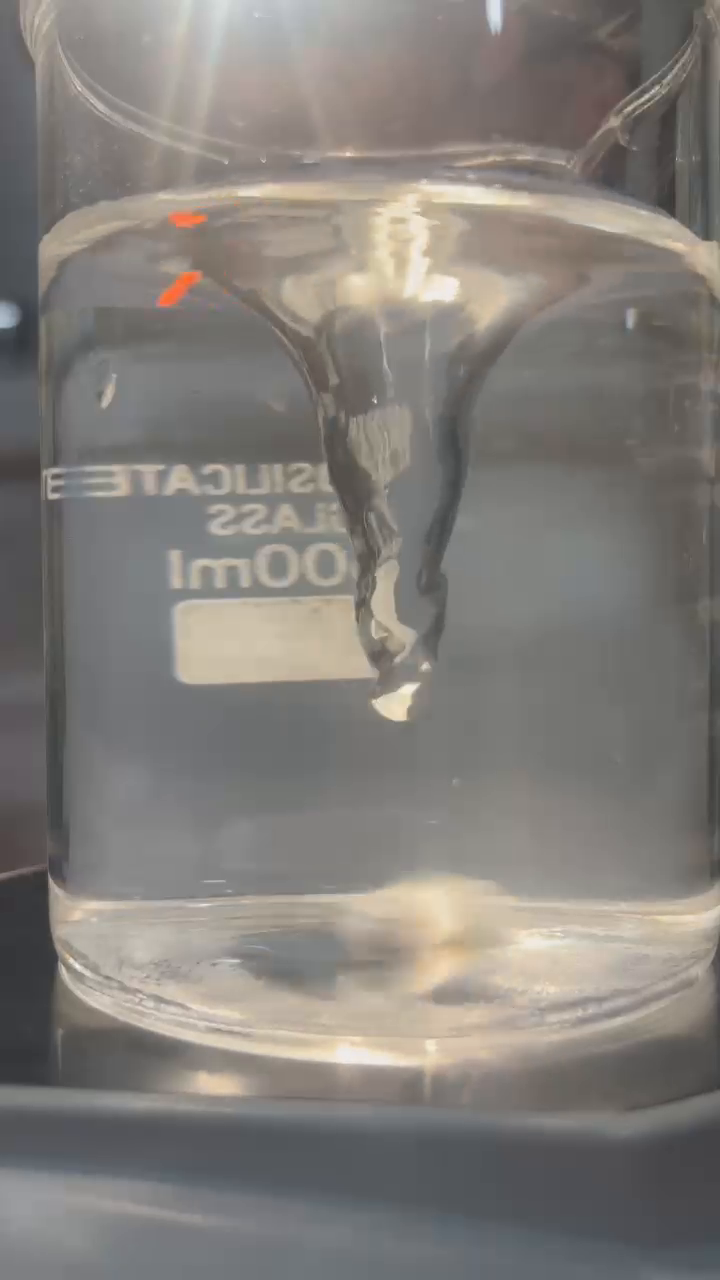
#> input picture frame 64 of WhatsApp Video 2024-11-10 at 6.16.12 PM.mp4, 720 x 1280 px
$ python coordinate_store.py
#> lines starting #> are read from the running program, lines starting #| are printed output that depends on the picture; after the words box and inside, x2 and y2 are one past the last pixel; in counts of white or black regions, pixels touching at a corner belong together
import cv2
import numpy as np
import csv

# cap = cv2.VideoCapture('./jupiter_timelapse.mp4')
cap = cv2.VideoCapture('WhatsApp Video 2024-11-10 at 6.16.12 PM.mp4')

# lower_white = np.array([0, 0, 200])
# upper_white = np.array([180, 30, 255])

lower_white = np.array([10, 100, 100])
upper_white = np.array([25, 255, 255])
coordinates = []

with open('jupiter_coordinates.csv', mode='w', newline='') as file:
    writer = csv.writer(file)
    writer.writerow(['Frame', 'X', 'Y'])

    frame_count = 0
    delay = 100

    while cap.isOpened():
        ret, frame = cap.read()
#> frame is the input picture: shape (1280, 720, 3); mean B, G, R 122, 126.7, 130.7

        if not ret:
            print("End of video or failed to load.")
            break

        hsv = cv2.cvtColor(frame, cv2.COLOR_BGR2HSV)
#> hsv: shape (1280, 720, 3); mean H, S, V 41.6, 20.2, 132.1

        mask = cv2.inRange(hsv, lower_white, upper_white)
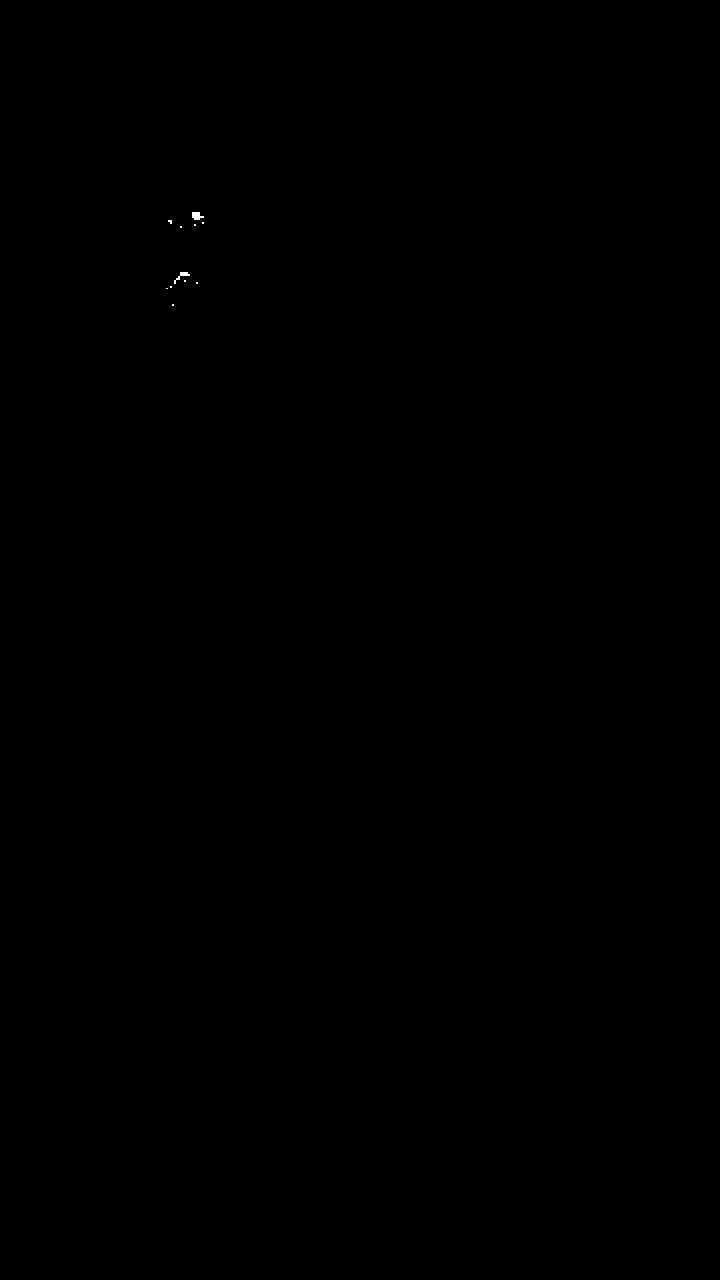
#> mask: shape (1280, 720); 0.02% white; 11 white regions (9 under 20 px), largest, box (x1, y1, x2, y2) and area: (192, 212, 204, 220) 68, (174, 272, 190, 284) 56

        cv2.imshow('Mask', mask)

        mask = cv2.erode(mask, None, iterations=2)
#> mask: shape (1280, 720); 0% white in thin lines or dots, all inside (x1, y1, x2, y2) = (194, 214, 198, 218)
        mask = cv2.dilate(mask, None, iterations=2)
#> mask: shape (1280, 720); 0.01% white; 1 white region, box (x1, y1, x2, y2) and area: (192, 212, 200, 220) 60

        contours, _ = cv2.findContours(mask, cv2.RETR_EXTERNAL, cv2.CHAIN_APPROX_SIMPLE)
#> contours = 1 item

        print(f"Frame {frame_count}: {len(contours)} contours detected")
#| Frame 0: 1 contours detected

        if contours:
            c = max(contours, key=cv2.contourArea)
#> c = [[192, 212], [192, 217], [193, 217], [194, 218], [194, 219], [199, 219], [199, 212]]

            M = cv2.moments(c)
#> M = moments, m00 45.5, centre m10/m00, m01/m00 = (195.7, 215.3)
            if M["m00"] > 0:
                cx = int(M["m10"] / M["m00"])
#> cx = 195
                cy = int(M["m01"] / M["m00"])
#> cy = 215

                coordinates.append((frame_count, cx, cy))

                writer.writerow([frame_count, cx, cy])

                cv2.circle(frame, (cx, cy), 5, (0, 0, 255), -1)
#> frame: shape (1280, 720, 3); 0.01% of pixels changed, all inside (x1, y1, x2, y2) = (190, 210, 201, 221)

                print(f"Frame {frame_count}: Jupiter coordinates: ({cx}, {cy})")
#| Frame 0: Jupiter coordinates: (195, 215)

        cv2.imshow('Jupiter Tracking', frame)

        if cv2.waitKey(delay) & 0xFF == ord('q'):
#> (key q is pressed here)
            break

        frame_count += 1

cap.release()
cv2.destroyAllWindows()

with open('jupiter_coordinates_list.txt', mode='w') as file:
    for coord in coordinates:
        file.write(f"Frame {coord[0]}: Jupiter coordinates: ({cx}, {cy})\n")
#> this loop made 1 pass
#> coord on pass 1: (0, 195, 215)

print("Tracked coordinates of Jupiter:", coordinates)
#| Tracked coordinates of Jupiter: [(0, 195, 215)]


# [87 lines of commented-out code are left out]
import cv2
import numpy as np
import csv

# cap = cv2.VideoCapture('./jupiter_timelapse.mp4')
cap = cv2.VideoCapture('WhatsApp Video 2024-11-10 at 6.16.12 PM.mp4')

# lower_white = np.array([0, 0, 200])
# upper_white = np.array([180, 30, 255])

lower_white = np.array([10, 100, 100])
upper_white = np.array([25, 255, 255])
coordinates = []

with open('jupiter_coordinates.csv', mode='w', newline='') as file:
    writer = csv.writer(file)
    writer.writerow(['Frame', 'X', 'Y'])

    frame_count = 0
    delay = 100

    while cap.isOpened():
        ret, frame = cap.read()

        if not ret:
            print("End of video or failed to load.")
            break

        hsv = cv2.cvtColor(frame, cv2.COLOR_BGR2HSV)

        mask = cv2.inRange(hsv, lower_white, upper_white)

        cv2.imshow('Mask', mask)

        mask = cv2.erode(mask, None, iterations=2)
        mask = cv2.dilate(mask, None, iterations=2)

        contours, _ = cv2.findContours(mask, cv2.RETR_EXTERNAL, cv2.CHAIN_APPROX_SIMPLE)

        print(f"Frame {frame_count}: {len(contours)} contours detected")
#| Frame 0: 1 contours detected

        if contours:
            c = max(contours, key=cv2.contourArea)

            M = cv2.moments(c)
            if M["m00"] > 0:
                cx = int(M["m10"] / M["m00"])
                cy = int(M["m01"] / M["m00"])

                coordinates.append((frame_count, cx, cy))

                writer.writerow([frame_count, cx, cy])

                cv2.circle(frame, (cx, cy), 5, (0, 0, 255), -1)

                print(f"Frame {frame_count}: Jupiter coordinates: ({cx}, {cy})")
#| Frame 0: Jupiter coordinates: (195, 215)

        cv2.imshow('Jupiter Tracking', frame)

        if cv2.waitKey(delay) & 0xFF == ord('q'):
#> (key q is pressed here)
            break

        frame_count += 1

cap.release()
cv2.destroyAllWindows()

with open('jupiter_coordinates_list.txt', mode='w') as file:
    for coord in coordinates:
        file.write(f"Frame {coord[0]}: Jupiter coordinates: ({cx}, {cy})\n")

print("Tracked coordinates of Jupiter:", coordinates)
#| Tracked coordinates of Jupiter: [(0, 195, 215)]
